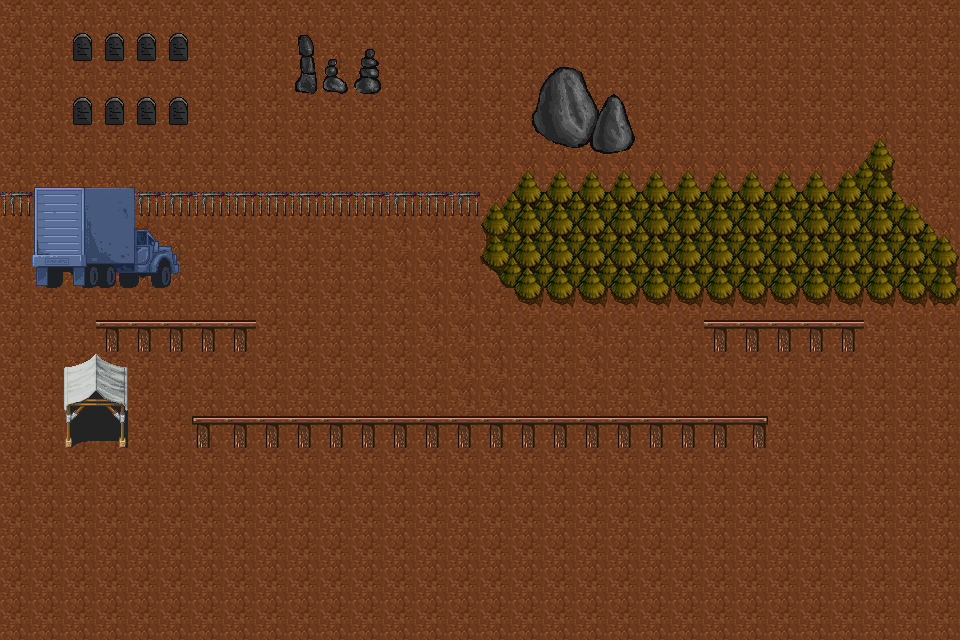

The image is a tile-based game level rendered from a .tmx file. Its description and complete source (layers, tilesets, objects, tile grids) follow:
An orthogonal 30x20 tile map with 32x32 px tiles, 4 tile layers (Background, Platform, Decorations2, Decorations), 3 tilesets and 8 objects (4x platform, player, Center, bulletSpawn, gunbox).

<map version="1.10" tiledversion="1.10.2" orientation="orthogonal" renderorder="right-down" width="30" height="20" tilewidth="32" tileheight="32" infinite="0" nextlayerid="13" nextobjectid="33">
 <tileset firstgid="1" source="tilesets as .tsx/test_tiles.tsx" />
 <tileset firstgid="901" source="tilesets as .tsx/test_tiles4.tsx" />
 <tileset firstgid="1801" source="tilesets as .tsx/test_tiles3.tsx" />
 <layer id="1" name="Background" width="30" height="20">
  <data encoding="csv">
541,541,541,541,541,541,541,541,541,541,541,541,541,541,541,541,541,541,541,541,541,541,541,541,541,541,541,541,541,541,
541,541,541,541,541,541,541,541,541,541,541,541,541,541,541,541,541,541,541,541,541,541,541,541,541,541,541,541,541,541,
541,541,541,541,541,541,541,541,541,541,541,541,541,541,541,541,541,541,541,541,541,541,541,541,541,541,541,541,541,541,
541,541,541,541,541,541,541,541,541,541,541,541,541,541,541,541,541,541,541,541,541,541,541,541,541,541,541,541,541,541,
541,541,541,541,541,541,541,541,541,541,541,541,541,541,541,541,541,541,541,541,541,541,541,541,541,541,541,544,541,541,
541,541,541,541,541,541,541,541,541,541,541,541,541,541,541,541,544,544,544,544,544,544,544,544,544,544,635,575,541,541,
541,541,541,541,541,541,541,541,541,541,541,541,541,541,541,635,574,574,574,574,574,574,574,574,574,574,574,574,633,541,
541,541,541,541,541,541,541,541,541,541,541,541,542,542,541,573,574,574,574,574,574,574,574,574,574,574,574,574,574,633,
541,541,541,541,541,541,541,541,541,541,541,541,542,542,541,543,574,574,574,574,574,574,574,574,574,574,574,574,574,575,
541,541,541,541,541,541,541,541,541,541,541,541,541,542,542,541,603,603,603,603,603,603,603,603,603,603,603,603,603,604,
541,541,541,541,541,541,541,541,541,541,541,541,541,542,542,541,541,541,542,541,541,541,541,541,541,541,541,541,541,541,
541,541,541,541,541,541,541,541,541,541,541,541,541,541,542,542,541,541,542,541,541,541,541,541,541,541,541,541,541,541,
541,541,541,541,541,541,541,541,541,541,541,541,541,541,542,542,541,541,541,541,542,541,541,541,541,541,541,541,541,541,
541,541,541,541,541,541,541,541,541,541,541,541,541,541,541,542,541,541,541,541,541,541,541,541,541,541,541,541,541,541,
541,541,541,541,541,541,541,541,541,541,541,541,541,541,541,541,541,541,541,541,541,541,541,541,541,541,541,541,541,541,
541,541,541,541,541,541,541,541,541,541,541,541,541,541,541,541,541,541,541,541,541,541,541,541,541,541,541,541,541,541,
541,541,541,541,541,541,541,541,541,541,541,541,541,541,541,541,541,541,541,541,541,541,541,541,541,541,541,541,541,541,
541,541,541,541,541,541,541,541,541,541,541,541,541,541,541,541,541,541,541,541,541,541,541,541,541,541,541,541,541,541,
541,541,541,541,541,541,541,541,541,541,541,541,541,541,541,541,541,541,541,541,541,541,541,541,541,541,541,541,541,541,
541,541,541,541,541,541,541,541,541,541,541,541,541,541,541,541,541,541,541,541,541,541,541,541,541,541,541,541,541,541
</data>
 </layer>
 <objectgroup id="2" name="objects">
  <object id="1" name="platform" x="192" y="415.818" width="575.523" height="32.5909">
   <polygon points="0,0 575.523,0 575.523,32.5909 0,32.5909" />
  </object>
  <object id="15" name="player" x="256.596" y="306.943" width="32" height="64" />
  <object id="16" name="Center" x="480" y="288">
   <point />
  </object>
  <object id="22" name="platform" x="96" y="352">
   <polygon points="0,0 160,0 160,-32 0,-32" />
  </object>
  <object id="23" name="platform" x="704" y="352">
   <polygon points="0,0 160,0 160,-32 0,-32" />
  </object>
  <object id="26" name="platform" x="192" y="448">
   <polygon points="0,0 574.616,0 574.616,-32 0,-32" />
  </object>
  <object id="20" name="bulletSpawn" x="-536" y="-496" width="2088" height="1576" />
  <object id="27" name="gunbox" x="434.667" y="138.667" width="32" height="32" />
 </objectgroup>
 <layer id="4" name="Platform" width="30" height="20">
  <data encoding="csv">
0,0,0,0,0,0,0,0,0,0,0,0,0,0,0,0,0,0,0,0,0,0,0,0,0,0,0,0,0,0,
0,0,0,0,0,0,0,0,0,0,0,0,0,0,0,0,0,0,0,0,0,0,0,0,0,0,0,0,0,0,
0,0,0,0,0,0,0,0,0,0,0,0,0,0,0,0,0,0,0,0,0,0,0,0,0,0,0,0,0,0,
0,0,0,0,0,0,0,0,0,0,0,0,0,0,0,0,0,0,0,0,0,0,0,0,0,0,0,0,0,0,
0,0,0,0,0,0,0,0,0,0,0,0,0,0,0,0,0,0,0,0,0,0,0,0,0,0,0,0,0,0,
0,0,0,0,0,0,0,0,0,0,0,0,0,0,0,0,0,0,0,0,0,0,0,0,0,0,0,0,0,0,
0,0,0,0,0,0,0,0,0,0,0,0,0,0,0,0,0,0,0,0,0,0,0,0,0,0,0,0,0,0,
0,0,0,0,0,0,0,0,0,0,0,0,0,0,0,0,0,0,0,0,0,0,0,0,0,0,0,0,0,0,
0,0,0,0,0,0,0,0,0,0,0,0,0,0,0,0,0,0,0,0,0,0,0,0,0,0,0,0,0,0,
0,0,0,0,0,0,0,0,0,0,0,0,0,0,0,0,0,0,0,0,0,0,0,0,0,0,0,0,0,0,
0,0,0,335,335,335,335,335,0,0,0,0,0,0,0,0,0,0,0,0,0,0,335,335,335,335,335,0,0,0,
0,0,0,0,0,0,0,0,0,0,0,0,0,0,0,0,0,0,0,0,0,0,0,0,0,0,0,0,0,0,
0,0,0,0,0,0,0,0,0,0,0,0,0,0,0,0,0,0,0,0,0,0,0,0,0,0,0,0,0,0,
0,0,0,0,0,0,334,335,335,335,335,335,335,335,335,335,335,335,335,335,335,335,335,336,0,0,0,0,0,0,
0,0,0,0,0,0,0,0,0,0,0,0,0,0,0,0,0,0,0,0,0,0,0,0,0,0,0,0,0,0,
0,0,0,0,0,0,0,0,0,0,0,0,0,0,0,0,0,0,0,0,0,0,0,0,0,0,0,0,0,0,
0,0,0,0,0,0,0,0,0,0,0,0,0,0,0,0,0,0,0,0,0,0,0,0,0,0,0,0,0,0,
0,0,0,0,0,0,0,0,0,0,0,0,0,0,0,0,0,0,0,0,0,0,0,0,0,0,0,0,0,0,
0,0,0,0,0,0,0,0,0,0,0,0,0,0,0,0,0,0,0,0,0,0,0,0,0,0,0,0,0,0,
0,0,0,0,0,0,0,0,0,0,0,0,0,0,0,0,0,0,0,0,0,0,0,0,0,0,0,0,0,0
</data>
 </layer>
 <layer id="11" name="Decorations2" width="30" height="20">
  <data encoding="csv">
0,0,0,0,0,0,0,0,0,0,0,0,0,0,0,0,0,0,0,0,0,0,0,0,0,0,0,0,0,0,
0,0,1964,1964,1964,1964,0,0,0,1813,1814,1815,0,0,0,0,0,0,0,0,0,0,0,0,0,0,0,0,0,0,
0,0,0,0,0,0,0,0,0,1843,1844,1845,0,0,0,0,1877,1878,1879,1880,0,0,0,0,0,0,0,0,0,0,
0,0,1964,1964,1964,1964,0,0,0,0,0,0,0,0,0,0,1907,1908,1909,1910,0,0,0,0,0,0,0,0,0,0,
0,0,0,0,0,0,0,0,0,0,0,0,0,0,0,0,1937,1938,1939,1940,0,0,0,0,0,0,0,0,0,0,
0,0,0,0,0,0,0,0,0,0,0,0,0,0,0,0,0,0,0,0,0,0,0,0,0,0,0,0,0,0,
907,907,907,907,907,907,907,908,908,908,908,908,907,908,907,0,0,0,0,0,0,0,0,0,0,0,0,0,0,0,
0,0,0,0,0,0,0,0,0,0,0,0,0,0,0,0,0,0,0,0,0,0,0,0,0,0,0,0,0,0,
0,0,0,0,0,0,0,0,0,0,0,0,0,0,0,0,0,0,0,0,0,0,0,0,0,0,0,0,0,0,
0,0,0,0,0,0,0,0,0,0,0,0,0,0,0,0,0,0,0,0,0,0,0,0,0,0,0,0,0,0,
0,0,0,0,0,0,0,0,0,0,0,0,0,0,0,0,0,0,0,0,0,0,0,0,0,0,0,0,0,0,
0,0,1811,1812,0,0,0,0,0,0,0,0,0,0,0,0,0,0,0,0,0,0,0,0,0,0,0,0,0,0,
0,0,1871,1872,0,0,0,0,0,0,0,0,0,0,0,0,0,0,0,0,0,0,0,0,0,0,0,0,0,0,
0,0,1901,1902,0,0,0,0,0,0,0,0,0,0,0,0,0,0,0,0,0,0,0,0,0,0,0,0,0,0,
0,0,0,0,0,0,0,0,0,0,0,0,0,0,0,0,0,0,0,0,0,0,0,0,0,0,0,0,0,0,
0,0,0,0,0,0,0,0,0,0,0,0,0,0,0,0,0,0,0,0,0,0,0,0,0,0,0,0,0,0,
0,0,0,0,0,0,0,0,0,0,0,0,0,0,0,0,0,0,0,0,0,0,0,0,0,0,0,0,0,0,
0,0,0,0,0,0,0,0,0,0,0,0,0,0,0,0,0,0,0,0,0,0,0,0,0,0,0,0,0,0,
0,0,0,0,0,0,0,0,0,0,0,0,0,0,0,0,0,0,0,0,0,0,0,0,0,0,0,0,0,0,
0,0,0,0,0,0,0,0,0,0,0,0,0,0,0,0,0,0,0,0,0,0,0,0,0,0,0,0,0,0
</data>
 </layer>
 <layer id="10" name="Decorations" width="30" height="20">
  <data encoding="csv">
0,0,0,0,0,0,0,0,0,0,0,0,0,0,0,0,0,0,0,0,0,0,0,0,0,0,0,0,0,0,
0,0,0,0,0,0,0,0,0,0,0,0,0,0,0,0,0,0,0,0,0,0,0,0,0,0,0,0,0,0,
0,0,0,0,0,0,0,0,0,0,0,0,0,0,0,0,0,0,0,0,0,0,0,0,0,0,0,0,0,0,
0,0,0,0,0,0,0,0,0,0,0,0,0,0,0,0,0,0,0,0,0,0,0,0,0,0,0,0,0,0,
0,0,0,0,0,0,0,0,0,0,0,0,0,0,0,0,0,0,0,0,0,0,0,0,0,0,0,0,0,0,
0,913,914,915,916,917,0,0,0,0,0,0,0,0,0,0,0,0,0,0,0,0,0,0,0,0,0,0,0,0,
0,943,944,945,946,947,0,0,0,0,0,0,0,0,0,0,0,0,0,0,0,0,0,0,0,0,0,0,0,0,
0,973,974,975,976,977,0,0,0,0,0,0,0,0,0,0,0,0,0,0,0,0,0,0,0,0,0,0,0,0,
0,1003,1004,1005,1006,1007,0,0,0,0,0,0,0,0,0,0,0,0,0,0,0,0,0,0,0,0,0,0,0,0,
0,0,0,0,0,0,0,0,0,0,0,0,0,0,0,0,0,0,0,0,0,0,0,0,0,0,0,0,0,0,
0,0,0,0,0,0,0,0,0,0,0,0,0,0,0,0,0,0,0,0,0,0,0,0,0,0,0,0,0,0,
0,0,0,0,0,0,0,0,0,0,0,0,0,0,0,0,0,0,0,0,0,0,0,0,0,0,0,0,0,0,
0,0,0,0,0,0,0,0,0,0,0,0,0,0,0,0,0,0,0,0,0,0,0,0,0,0,0,0,0,0,
0,0,0,0,0,0,0,0,0,0,0,0,0,0,0,0,0,0,0,0,0,0,0,0,0,0,0,0,0,0,
0,0,0,0,0,0,0,0,0,0,0,0,0,0,0,0,0,0,0,0,0,0,0,0,0,0,0,0,0,0,
0,0,0,0,0,0,0,0,0,0,0,0,0,0,0,0,0,0,0,0,0,0,0,0,0,0,0,0,0,0,
0,0,0,0,0,0,0,0,0,0,0,0,0,0,0,0,0,0,0,0,0,0,0,0,0,0,0,0,0,0,
0,0,0,0,0,0,0,0,0,0,0,0,0,0,0,0,0,0,0,0,0,0,0,0,0,0,0,0,0,0,
0,0,0,0,0,0,0,0,0,0,0,0,0,0,0,0,0,0,0,0,0,0,0,0,0,0,0,0,0,0,
0,0,0,0,0,0,0,0,0,0,0,0,0,0,0,0,0,0,0,0,0,0,0,0,0,0,0,0,0,0
</data>
 </layer>
</map>
